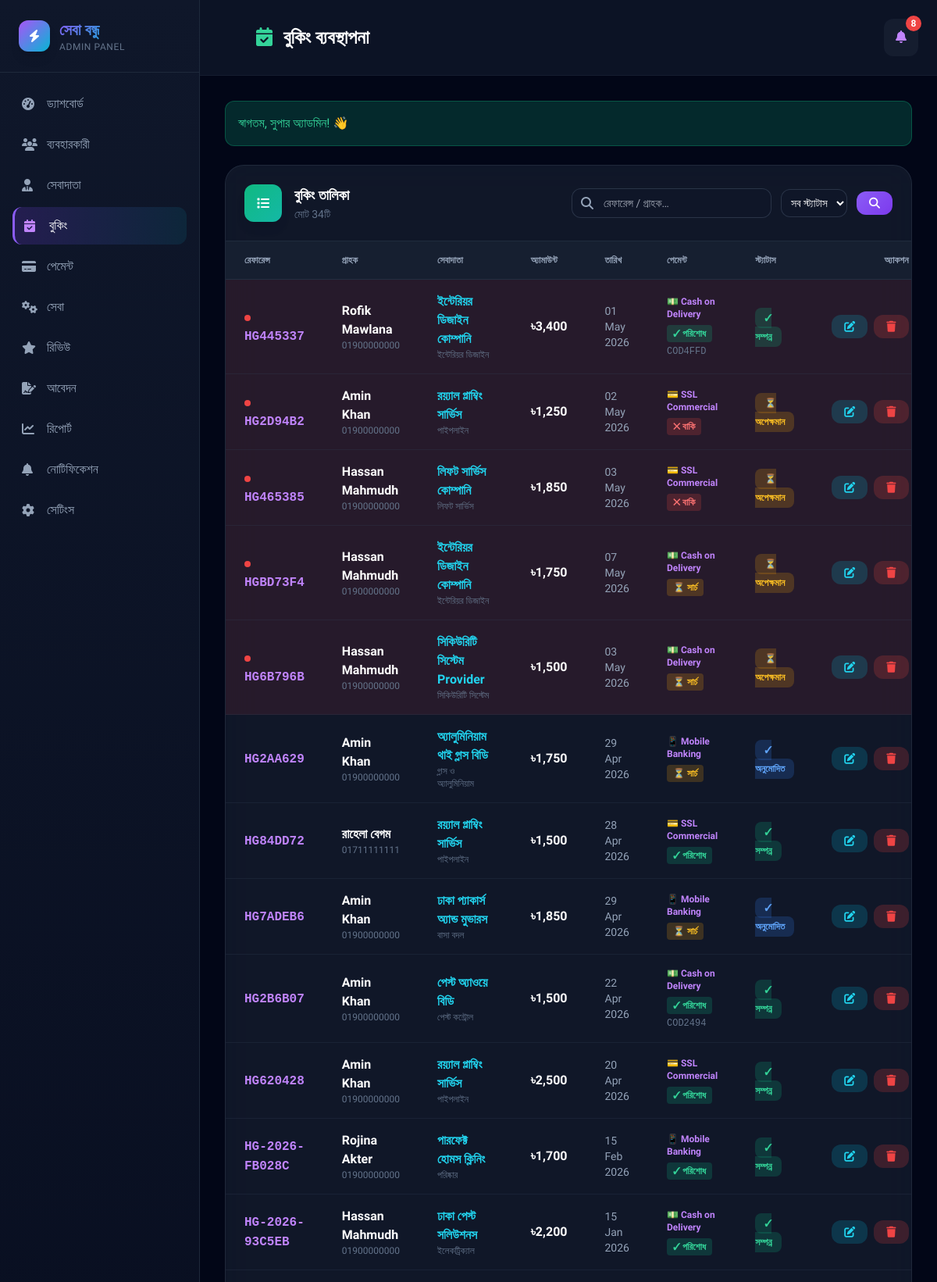
The app's page /admin/bookings.php (signed in, upper part) with its own data.
### tables this page shows
CREATE TABLE `bookings` (
  `id` int(10) UNSIGNED NOT NULL,
  `ref_code` varchar(20) NOT NULL,
  `customer_id` int(10) UNSIGNED NOT NULL,
  `provider_id` int(10) UNSIGNED NOT NULL,
  `service_type` varchar(80) NOT NULL,
  `preferred_date` date NOT NULL,
  `time_start` time NOT NULL,
  `time_end` time NOT NULL,
  `address` text NOT NULL,
  `description` text DEFAULT NULL,
  `status` enum('Pending','Approved','Completed','Cancelled') NOT NULL DEFAULT 'Pending',
  `provider_note` text DEFAULT NULL,
  `created_at` timestamp NOT NULL DEFAULT current_timestamp(),
  `payment_method` enum('ssl','mobile_banking','cash_on_delivery') DEFAULT NULL,
  `payment_status` enum('unpaid','paid','pending_verification') DEFAULT 'unpaid',
  `payment_code` varchar(20) DEFAULT NULL,
  `service_charge` int(11) DEFAULT 0,
  `price_range` varchar(50) DEFAULT NULL,
  `estimated_price` int(11) DEFAULT 0,
  `revenue` int(11) DEFAULT 0,
  `amount` decimal(10,2) DEFAULT NULL,
  `is_read` tinyint(4) DEFAULT 0
);

CREATE TABLE `users` (
  `id` int(10) UNSIGNED NOT NULL,
  `name` varchar(120) NOT NULL,
  `email` varchar(191) NOT NULL,
  `password` varchar(255) NOT NULL,
  `phone` varchar(30) DEFAULT NULL,
  `role` enum('customer','provider','admin') NOT NULL DEFAULT 'customer',
  `avatar` varchar(255) DEFAULT NULL,
  `created_at` timestamp NOT NULL DEFAULT current_timestamp(),
  `photo` varchar(255) DEFAULT NULL
);

CREATE TABLE `providers` (
  `id` int(10) UNSIGNED NOT NULL,
  `user_id` int(10) UNSIGNED NOT NULL,
  `company_name` varchar(180) NOT NULL,
  `service_type` varchar(80) NOT NULL,
  `city` varchar(80) NOT NULL,
  `about` text DEFAULT NULL,
  `price_range` varchar(80) NOT NULL DEFAULT '৳৫০০–৳২০০০',
  `service_charge` int(11) DEFAULT 300,
  `work_start` time NOT NULL DEFAULT '09:00:00',
  `work_end` time NOT NULL DEFAULT '18:00:00',
  `rating` decimal(3,2) NOT NULL DEFAULT 5.00,
  `review_count` int(10) UNSIGNED NOT NULL DEFAULT 0,
  `available` tinyint(1) NOT NULL DEFAULT 1,
  `verified` tinyint(1) NOT NULL DEFAULT 0,
  `emoji` varchar(10) NOT NULL DEFAULT '?',
  `created_at` timestamp NOT NULL DEFAULT current_timestamp(),
  `photo` varchar(255) DEFAULT NULL,
  `price_min` int(11) DEFAULT 500,
  `price_max` int(11) DEFAULT 2000
);

CREATE TABLE `service_categories` (
  `id` int(10) UNSIGNED NOT NULL,
  `name_en` varchar(80) NOT NULL,
  `name_bn` varchar(100) NOT NULL,
  `emoji` varchar(10) NOT NULL DEFAULT '?',
  `description` text DEFAULT NULL,
  `manpower` int(11) DEFAULT 1,
  `active` tinyint(1) NOT NULL DEFAULT 1,
  `sort_order` smallint(6) NOT NULL DEFAULT 0,
  `created_at` timestamp NOT NULL DEFAULT current_timestamp()
);

### includes/config.php (called while the page is built, shortened)
<?php
function db(): PDO {
    static $pdo = null;
    if ($pdo === null) {
        $dsn  = 'mysql:host='.DB_HOST.';dbname='.DB_NAME.';charset='.DB_CHARSET;
        $opts = [PDO::ATTR_ERRMODE=>PDO::ERRMODE_EXCEPTION,PDO::ATTR_DEFAULT_FETCH_MODE=>PDO::FETCH_ASSOC,PDO::ATTR_EMULATE_PREPARES=>false];
        try { $pdo = new PDO($dsn, DB_USER, DB_PASS, $opts); }
        catch (PDOException $e) { die('<div style="font-family:sans-serif;padding:40px;color:#c00"><h2>ডেটাবেজ সংযোগ ব্যর্থ</h2><p>'.htmlspecialchars($e->getMessage()).'</p></div>'); }
    }
    return $pdo;
}
function e(string $s): string { return htmlspecialchars($s, ENT_QUOTES, 'UTF-8'); }
function csrf(): string {
    return $_SESSION['csrf'];
}
function getServiceCategories(): array {
    try {
        return db()->query("SELECT name_en, name_bn, emoji FROM service_categories WHERE active = 1 ORDER BY sort_order ASC, id ASC")->fetchAll();
    } catch (Exception $e) { return []; }
}
function svcLabel(string $key): string {
    foreach (getServiceCategories() as $cat) {
        if ($cat['name_en'] === $key) return $cat['name_bn'];
    }
    return SERVICE_BN[$key]['label'] ?? $key;
}

### admin/bookings.php (the view, shortened to what this page needs)
<?php
require_once __DIR__ . '/../includes/config.php';
$filterQ = trim($_GET['q'] ?? '');
$where = [];
$params = [];
$wh = $where ? 'WHERE ' . implode(' AND ', $where) : '';
$stmt = db()->prepare("SELECT b.*, u.name cname, u.phone cphone, pr.company_name, pr.service_type AS pr_service_type, pr.city FROM bookings b LEFT JOIN users u ON u.id = b.customer_id LEFT JOIN providers pr ON pr.id = b.provider_id $wh ORDER BY b.created_at DESC");
$stmt->execute($params);
$bookings = $stmt->fetchAll();
$unreadNotifs = 0;
try {
    $unreadNotifs = (int)db()->query("SELECT COUNT(*) FROM notification WHERE role_target='admin' AND is_read=0")->fetchColumn();
} catch (Exception $e) {}
?>
<!DOCTYPE html>
<html lang="bn">
<head>
  <script src="https://cdn.tailwindcss.com"></script>
  <link rel="stylesheet" href="https://cdnjs.cloudflare.com/ajax/libs/font-awesome/6.4.0/css/all.min.css">
</head>
<body class="bg-slate-950 text-white min-h-screen">
<aside id="sidebar" class="w-64 bg-gradient-to-b from-slate-900 to-slate-950 h-screen fixed left-0 top-0 border-r border-slate-800 z-50 flex flex-col">
  <div class="p-6 border-b border-slate-800">
    <div class="flex items-center gap-3">
      <div class="w-10 h-10 bg-gradient-to-br from-purple-500 to-cyan-500 rounded-xl flex items-center justify-center shadow-lg">
        <i class="fas fa-bolt text-white"></i>
      </div>
      <div>
        <div class="text-xl font-bold gradient-text">সেবা বন্ধু</div>
        <div class="text-xs text-slate-500 uppercase tracking-wider">Admin Panel</div>
      </div>
    </div>
  </div>
  <nav class="flex-1 p-4 space-y-1 overflow-y-auto">
<a href="dashboard.php" class="sidebar-link flex items-center gap-3 p-3 rounded-xl text-slate-400 hover:text-white"><i class="fas fa-gauge-high w-5"></i><span>ড্যাশবোর্ড</span></a>
    <a href="users.php" class="sidebar-link flex items-center gap-3 p-3 rounded-xl text-slate-400 hover:text-white"><i class="fas fa-users w-5"></i><span>ব্যবহারকারী</span></a>
    <a href="providers.php" class="sidebar-link flex items-center gap-3 p-3 rounded-xl text-slate-400 hover:text-white"><i class="fas fa-user-tie w-5"></i><span>সেবাদাতা</span></a>
    <a href="bookings.php" class="sidebar-link active flex items-center gap-3 p-3 rounded-xl text-white"><i class="fas fa-calendar-check w-5 text-purple-400"></i><span>বুকিং</span></a>
    <a href="payments.php" class="sidebar-link flex items-center gap-3 p-3 rounded-xl text-slate-400 hover:text-white"><i class="fas fa-credit-card w-5"></i><span>পেমেন্ট</span></a>
    <a href="services.php" class="sidebar-link flex items-center gap-3 p-3 rounded-xl text-slate-400 hover:text-white"><i class="fas fa-cogs w-5"></i><span>সেবা</span></a>
    <a href="reviews.php" class="sidebar-link flex items-center gap-3 p-3 rounded-xl text-slate-400 hover:text-white"><i class="fas fa-star w-5"></i><span>রিভিউ</span></a>
    <a href="applications.php" class="sidebar-link flex items-center gap-3 p-3 rounded-xl text-slate-400 hover:text-white"><i class="fas fa-file-signature w-5"></i><span>আবেদন</span></a>
    <a href="analytics.php" class="sidebar-link flex items-center gap-3 p-3 rounded-xl text-slate-400 hover:text-white"><i class="fas fa-chart-line w-5"></i><span>রিপোর্ট</span></a>
    <a href="notifications.php" class="sidebar-link flex items-center gap-3 p-3 rounded-xl text-slate-400 hover:text-white"><i class="fas fa-bell w-5"></i><span>নোটিফিকেশন</span></a>
    <a href="settings.php" class="sidebar-link flex items-center gap-3 p-3 rounded-xl text-slate-400 hover:text-white"><i class="fas fa-gear w-5"></i><span>সেটিংস</span></a>
  </nav>
</aside>
<div class="lg:ml-64 min-h-screen">
  <header class="sticky top-0 z-40 glass-dark border-b border-slate-800/50">
    <div class="flex items-center justify-between p-4 md:p-6">
      <div class="hidden md:flex items-center gap-3 ml-12">
        <h1 class="text-xl md:text-2xl font-bold text-white"><i class="fas fa-calendar-check mr-2 text-emerald-400"></i> বুকিং ব্যবস্থাপনা</h1>
      </div>
      <div class="flex items-center gap-3">
        <div class="relative" id="notifContainer">
          <button id="notifBtn" class="relative p-3 bg-slate-800/50 hover:bg-slate-700/50 rounded-xl transition-all">
            <i class="fas fa-bell w-5 text-purple-400"></i>
            <?php if ($unreadNotifs > 0): ?><span id="notifBadge" class="absolute -top-1 -right-1 bg-red-500 text-white text-xs rounded-full w-5 h-5 flex items-center justify-center font-bold animate-pulse"><?= $unreadNotifs ?></span><?php endif; ?>
          </button>
        </div>
      </div>
    </div>
  </header>
  <main class="p-4 md:p-8 max-w-7xl mx-auto">
    <?php if (isset($_SESSION['flash'])): ?>
      <?php $flash = $_SESSION['flash']; unset($_SESSION['flash']); ?>
      <div class="mb-6 p-4 rounded-xl <?= $flash['type'] === 'error' ? 'bg-red-500/20 text-red-400' : 'bg-emerald-500/20 text-emerald-400' ?> border <?= $flash['type'] === 'error' ? 'border-red-500/30' : 'border-emerald-500/30' ?>"><?= e($flash['msg']) ?></div>
    <?php endif; ?>
    <div class="card overflow-hidden">
      <div class="p-6 border-b border-slate-700/50 flex flex-col md:flex-row md:items-center md:justify-between gap-4">
        <div class="flex items-center gap-4">
          <div class="w-12 h-12 bg-gradient-to-br from-emerald-500 to-teal-500 rounded-xl flex items-center justify-center shadow-lg">
            <i class="fas fa-list text-white"></i>
          </div>
          <div>
            <h3 class="text-lg font-bold">বুকিং তালিকা</h3>
            <p class="text-slate-500 text-sm">মোট <?= count($bookings) ?>টি</p>
          </div>
        </div>
        <form method="GET" class="flex flex-wrap gap-3 items-center">
          <div class="relative">
            <i class="fas fa-search absolute left-3 top-1/2 -translate-y-1/2 w-4 h-4 text-slate-400"></i>
            <input type="text" name="q" value="<?= e($filterQ) ?>" placeholder="রেফারেন্স / গ্রাহক…" class="pl-10 pr-4 py-2 w-48 md:w-64 text-sm">
          </div>
          <select name="status" onchange="this.form.submit()" class="p-2 text-sm">
            <option value="">সব স্ট্যাটাস</option>
          </select>
          <button type="submit" class="btn-action btn-primary text-sm"><i class="fas fa-search"></i></button>
        </form>
      </div>
      <div class="overflow-x-auto">
        <table class="w-full">
          <thead>
            <tr class="bg-slate-800/50 border-b border-slate-700/50">
              <th class="px-6 py-4 text-left text-xs font-semibold text-slate-400 uppercase">রেফারেন্স</th>
              <th class="px-6 py-4 text-left text-xs font-semibold text-slate-400 uppercase">গ্রাহক</th>
              <th class="px-6 py-4 text-left text-xs font-semibold text-slate-400 uppercase">সেবাদাতা</th>
              <th class="px-6 py-4 text-left text-xs font-semibold text-slate-400 uppercase">অ্যামাউন্ট</th>
              <th class="px-6 py-4 text-left text-xs font-semibold text-slate-400 uppercase">তারিখ</th>
              <th class="px-6 py-4 text-left text-xs font-semibold text-slate-400 uppercase">পেমেন্ট</th>
              <th class="px-6 py-4 text-left text-xs font-semibold text-slate-400 uppercase">স্ট্যাটাস</th>
              <th class="px-6 py-4 text-right text-xs font-semibold text-slate-400 uppercase">অ্যাকশন</th>
            </tr>
          </thead>
          <tbody class="divide-y divide-slate-700/30">
            <?php if (empty($bookings)): ?>
              <tr><td colspan="6" class="px-6 py-12 text-center text-slate-500"><i class="fas fa-calendar-xmark text-4xl mb-3"></i><p>কোনো বুকিং পাওয়া যায়নি।</p></td></tr>
            <?php else: foreach ($bookings as $b): ?>
              <?php $isUnread = !array_key_exists('is_read', $b) || empty($b['is_read']); ?>
              <tr class="hover:bg-slate-800/30 transition-all <?= $isUnread ? 'bg-red-500/10' : '' ?>">
                <td class="px-6 py-4">
                  <?php if ($isUnread): ?><span class="inline-block w-2 h-2 bg-red-500 rounded-full mr-2 animate-pulse"></span><?php endif; ?>
                  <span class="font-mono font-bold text-purple-400"><?= e($b['ref_code']) ?></span>
                </td>
                <td class="px-6 py-4">
                  <div class="font-semibold"><?= e($b['cname']) ?></div>
                  <div class="text-xs text-slate-500"><?= e($b['cphone'] ?? '') ?></div>
                </td>
                <td class="px-6 py-4">
                  <div class="font-semibold text-cyan-400"><?= e($b['company_name']) ?></div>
                  <div class="text-xs text-slate-500"><?= svcLabel($b['service_type']) ?></div>
                </td>
                <td class="px-6 py-4">
                  <div class="font-bold">৳<?php
                    $amt = $b['estimated_price'] ?? 0;
                    if (!$amt && !empty($b['amount'])) {
                        $amt = (int)$b['amount'];
                    }
                    echo number_format($amt, 0);
                  ?></div>
                </td>
                <td class="px-6 py-4 text-slate-400 text-sm"><?= date('d M Y', strtotime($b['preferred_date'])) ?></td>
                <td class="px-6 py-4">
                  <?php
                  $pm = $b['payment_method'] ?? '';
                  $ps = $b['payment_status'] ?? 'unpaid';
                  if ($pm) {
                    $pmLabels = ['ssl' => '💳 SSL Commercial', 'mobile_banking' => '📱 Mobile Banking', 'cash_on_delivery' => '💵 Cash on Delivery'];
                    $psLabels = ['paid' => 'bg-emerald-500/20 text-emerald-400|✓ পরিশোধ', 'pending_verification' => 'bg-amber-500/20 text-amber-400|⏳ সার্চ', 'unpaid' => 'bg-red-500/20 text-red-400|✕ বাকি'];
                    $pmLabel = $pmLabels[$pm] ?? $pm;
                    $psConfig = explode('|', $psLabels[$ps] ?? 'bg-slate-500/20 text-slate-400|অজানা');
                    echo '<div class="text-xs font-semibold text-purple-400">' . $pmLabel . '</div>';
                    echo '<div class="mt-1"><span class="px-2 py-1 rounded text-xs font-bold ' . $psConfig[0] . '">' . $psConfig[1] . '</span></div>';
                    if ($ps === 'paid' && $b['payment_code']) {
                      echo '<div class="text-xs text-slate-500 mt-1 font-mono">' . $b['payment_code'] . '</div>';
                    }
                  } else {
                    echo '<span class="text-xs text-slate-500">-</span>';
                  }
                  ?>
                </td>
                <td class="px-6 py-4">
                  <?php
                  $statusConfig = [
                    'Completed' => ['bg-emerald-500/20 text-emerald-400', '✓ সম্পন্ন'],
                    'Approved' => ['bg-blue-500/20 text-blue-400', '✓ অনুমোদিত'],
                    'Pending' => ['bg-amber-500/20 text-amber-400', '⏳ অপেক্ষমান'],
                    'Cancelled' => ['bg-red-500/20 text-red-400', '✕ বাতিল'],
                  ];
                  $config = $statusConfig[$b['status']] ?? ['bg-slate-500/20 text-slate-400', $b['status']];
                  ?>
                  <span class="px-3 py-1.5 rounded-lg text-xs font-bold <?= $config[0] ?>"><?= $config[1] ?></span>
                </td>
                <td class="px-6 py-4">
                  <div class="flex items-center justify-end gap-2">
                    <a href="?edit=<?= (int)$b['id'] ?>" class="btn-action bg-cyan-500/20 text-cyan-400 text-sm"><i class="fas fa-edit"></i></a>
                    <a href="?action=delete&id=<?= (int)$b['id'] ?>&_csrf=<?= csrf() ?>" class="btn-action btn-danger text-sm" onclick="return confirm('মুছে ফেলবেন?')"><i class="fas fa-trash"></i></a>
                  </div>
                </td>
              </tr>
            <?php endforeach; endif; ?>
          </tbody>
        </table>
      </div>
    </div>
  </main>
</div>
</body>
</html>

### records on screen
bookings: is_read 0 (drawn), ref_code "HG445337", customer.name "Rofik Mawlana", customer.phone "01900000000", provider.company_name "ইন্টেরিয়র ডিজাইন কোম্পানি", service_type.name_bn "ইন্টেরিয়র ডিজাইন", estimated_price "3,400", preferred_date "01 May 2026", payment_method "💵 Cash on Delivery", payment_status "✓ পরিশোধ", payment_code "COD4FFD", status "✓ সম্পন্ন"
bookings: is_read 0 (drawn), ref_code "HG2D94B2", customer.name "Amin Khan", customer.phone "01900000000", provider.company_name "রয়্যাল প্লাম্বিং সার্ভিস", service_type "পাইপলাইন", estimated_price "1,250", preferred_date "02 May 2026", payment_method "💳 SSL Commercial", payment_status "✕ বাকি", status "⏳ অপেক্ষমান"
bookings: is_read 0 (drawn), ref_code "HG465385", customer.name "Hassan Mahmudh", customer.phone "01900000000", provider.company_name "লিফট সার্ভিস কোম্পানি", service_type "লিফট সার্ভিস", estimated_price "1,850", preferred_date "03 May 2026", payment_method "💳 SSL Commercial", payment_status "✕ বাকি", status "⏳ অপেক্ষমান"
bookings: is_read 0 (drawn), ref_code "HGBD73F4", customer.name "Hassan Mahmudh", customer.phone "01900000000", provider.company_name "ইন্টেরিয়র ডিজাইন কোম্পানি", service_type "ইন্টেরিয়র ডিজাইন", estimated_price "1,750", preferred_date "07 May 2026", payment_method "💵 Cash on Delivery", payment_status "⏳ সার্চ", status "⏳ অপেক্ষমান"
bookings: is_read 0 (drawn), ref_code "HG6B796B", customer.name "Hassan Mahmudh", customer.phone "01900000000", provider.company_name "সিকিউরিটি সিস্টেম Provider", service_type "সিকিউরিটি সিস্টেম", estimated_price "1,500", preferred_date "03 May 2026", payment_method "💵 Cash on Delivery", payment_status "⏳ সার্চ", status "⏳ অপেক্ষমান"
bookings: ref_code "HG2AA629", customer.name "Amin Khan", customer.phone "01900000000", provider.company_name "অ্যালুমিনিয়াম থাই গ্লাস বিডি", service_type "গ্লাস ও অ্যালুমিনিয়াম", estimated_price "1,750", preferred_date "29 Apr 2026", payment_method "📱 Mobile Banking", payment_status "⏳ সার্চ", status "✓ অনুমোদিত"
bookings: ref_code "HG84DD72", customer.name "রাহেলা বেগম", customer.phone "01711111111", provider.company_name "রয়্যাল প্লাম্বিং সার্ভিস", service_type "পাইপলাইন", estimated_price "1,500", preferred_date "28 Apr 2026", payment_method "💳 SSL Commercial", payment_status "✓ পরিশোধ", status "✓ সম্পন্ন"
bookings: ref_code "HG7ADEB6", customer.name "Amin Khan", customer.phone "01900000000", provider.company_name "ঢাকা প্যাকার্স অ্যান্ড মুভারস", service_type "বাসা বদল", amount "1,850", preferred_date "29 Apr 2026", payment_method "📱 Mobile Banking", payment_status "⏳ সার্চ", status "✓ অনুমোদিত"
bookings: ref_code "HG2B6B07", customer.name "Amin Khan", customer.phone "01900000000", provider.company_name "পেস্ট অ্যাওয়ে বিডি", service_type "পেস্ট কন্ট্রোল", amount "1,500", preferred_date "22 Apr 2026", payment_method "💵 Cash on Delivery", payment_status "✓ পরিশোধ", payment_code "COD2494", status "✓ সম্পন্ন"
bookings: ref_code "HG620428", customer.name "Amin Khan", customer.phone "01900000000", provider.company_name "রয়্যাল প্লাম্বিং সার্ভিস", service_type "পাইপলাইন", amount "2,500", preferred_date "20 Apr 2026", payment_method "💳 SSL Commercial", payment_status "✓ পরিশোধ", status "✓ সম্পন্ন"
bookings: ref_code "HG-2026-FB028C", customer.name "Rojina Akter", customer.phone "01900000000", provider.company_name "পারফেক্ট হোমস ক্লিনিং", service_type "পরিষ্কার", amount "1,700", preferred_date "15 Feb 2026", payment_method "📱 Mobile Banking", payment_status "✓ পরিশোধ", status "✓ সম্পন্ন"
bookings: ref_code "HG-2026-93C5EB", customer.name "Hassan Mahmudh", customer.phone "01900000000", provider.company_name "ঢাকা পেস্ট সলিউশনস", service_type "ইলেকট্রিক্যাল", amount "2,200", preferred_date "15 Jan 2026", payment_method "💵 Cash on Delivery", payment_status "✓ পরিশোধ", status "✓ সম্পন্ন"

### other values on screen
$unreadNotifs "8"
$flash['msg'] "স্বাগতম, সুপার অ্যাডমিন! 👋"
count($bookings) "34"
